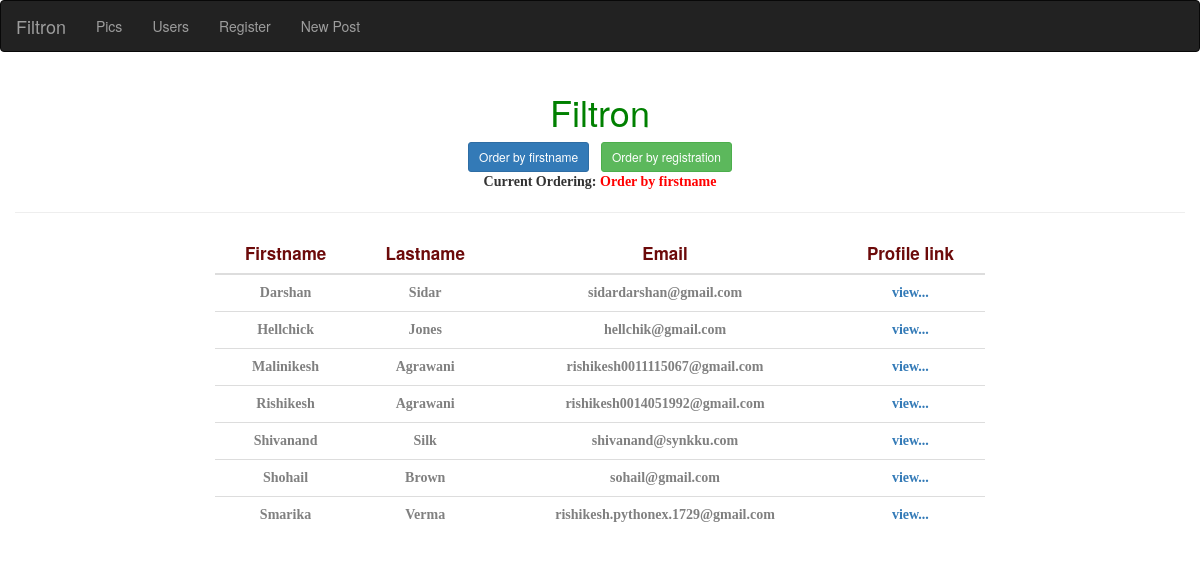
The app's page /pyapp/order-by-firstname/ with its own data.
### PyApp/models.py (models this page shows, shortened)
class AuthUser(models.Model):
	firstname = models.CharField(max_length=25)
	lastname = models.CharField(max_length=25)
	email=models.EmailField()
	age = models.IntegerField()
	GENDER_CHOICES=(('M',"Male"),
					('F','Female'),
					('O','Other'))
	gender = models.CharField(max_length=1,choices=GENDER_CHOICES)
	created_at=models.DateTimeField(auto_now=False, auto_now_add=True)
	updated_at=models.DateTimeField(auto_now=True, auto_now_add=False)
	"""The complete object will be identified with the value returned by this method"""
	def get_absolute_url(self):
		from django.core.urlresolvers import reverse
		return "/auth-user/id=%i"%(self.id)

### PyApp/views.py (the view)
def order_by_firstname(request):
	users=AuthUser.objects.all().order_by("firstname");
	return render(request,"auth_users.html",{"users":users,"order":"Order by firstname"})

### PyApp/templates/auth_users.html (shortened to what this page needs)
{% extends 'base.html' %}
{% load staticfiles %}
{% block css_block %}
	<link rel="stylesheet" type="text/css" href="{% static 'py_app/css/auth_users.css' %}">
{% endblock %}
{% block after_head %}
	<a class='btn btn-sm btn-primary' role='button' href='/pyapp/order-by-firstname/'>Order by firstname</a> &nbsp; <a class='btn btn-sm btn-success' role='button' href='/pyapp/auth-users/'>Order by registration</a></br>
	<p id='p_ordering_msg'>Current Ordering: <span id='span_ordering_msg'>{{ order }}</span></p>
{% endblock %}
{% block content %}
<table class="table table-hover">
		    <thead>
		      <tr>
		        <th>Firstname</th>
		        <th>Lastname</th>
		        <th>Email</th>
		        <th>Profile link</th>
		      </tr>
		    </thead>
		    <tbody>
		    {% for user in users %}
		      <tr>
		        <td>{{user.firstname}}</td>
		        <td>{{user.lastname}}</td>
		        <td>{{user.email}}</td>
		        <td><a href="{{user.get_absolute_url}}">view...</a></td>
		      </tr>
		    {% endfor %}
		    </tbody>
</table>
{% endblock %}

### PyApp/static/py_app/css/auth_users.css (style rules this page uses)
td,th { text-align: center; }
th { font-size: 17px; color:#6C0A0A; }
td { color:gray; font-family: tahoma; font-weight: bold; }
#p_ordering_msg,#span_ordering_msg { font-weight: bold; font-family: tahoma; }
#span_ordering_msg { color:red; }

### records on screen
AuthUser: firstname "Darshan", lastname "Sidar", email "sidardarshan@gmail.com"
AuthUser: firstname "Hellchick", lastname "Jones", email "hellchik@gmail.com"
AuthUser: firstname "Malinikesh", lastname "Agrawani", email "rishikesh0011115067@gmail.com"
AuthUser: firstname "Rishikesh", lastname "Agrawani", email "rishikesh0014051992@gmail.com"
AuthUser: firstname "Shivanand", lastname "Silk", email "shivanand@synkku.com"
AuthUser: firstname "Shohail", lastname "Brown", email "sohail@gmail.com"
AuthUser: firstname "Smarika", lastname "Verma", email "rishikesh.pythonex.1729@gmail.com"

### other values on screen
{{ order }} "Order by firstname"
